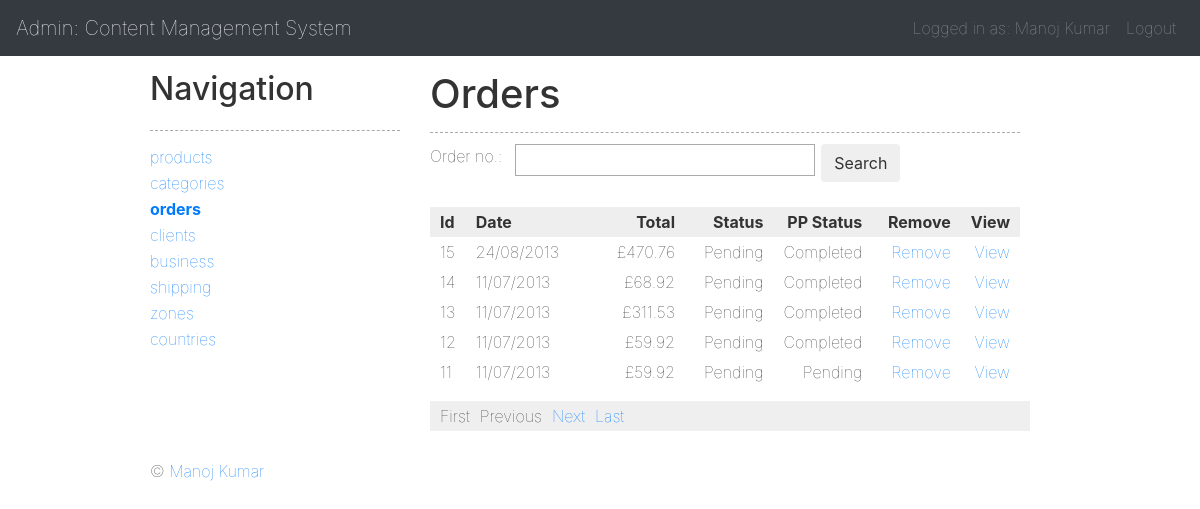
/panel/orders (signed in), run on the app's committed database.
### tables this page shows
CREATE TABLE `orders` (
  `id` int(11) NOT NULL,
  `token` varchar(255) NOT NULL,
  `client` int(11) NOT NULL,
  `first_name` varchar(150) NOT NULL,
  `last_name` varchar(150) NOT NULL,
  `address_1` varchar(255) NOT NULL,
  `address_2` varchar(255) DEFAULT NULL,
  `town` varchar(255) NOT NULL,
  `county` varchar(255) NOT NULL,
  `post_code` varchar(10) NOT NULL,
  `country` int(11) NOT NULL,
  `ship_address_1` varchar(255) DEFAULT NULL,
  `ship_address_2` varchar(255) DEFAULT NULL,
  `ship_town` varchar(255) DEFAULT NULL,
  `ship_county` varchar(255) DEFAULT NULL,
  `ship_post_code` varchar(10) DEFAULT NULL,
  `ship_country` int(11) DEFAULT NULL,
  `shipping_cost` decimal(8,2) NOT NULL DEFAULT '0.00',
  `shipping_type` varchar(100) DEFAULT NULL,
  `vat_number` varchar(20) DEFAULT NULL,
  `vat_rate` decimal(5,2) NOT NULL,
  `vat` decimal(8,2) NOT NULL,
  `subtotal_items` decimal(8,2) NOT NULL DEFAULT '0.00',
  `subtotal` decimal(8,2) NOT NULL,
  `total` decimal(8,2) NOT NULL,
  `date` datetime NOT NULL,
  `status` int(11) NOT NULL DEFAULT '1',
  `pp_status` tinyint(1) NOT NULL DEFAULT '0',
  `txn_id` varchar(100) DEFAULT NULL,
  `payment_status` varchar(100) DEFAULT NULL,
  `ipn` text,
  `response` varchar(100) DEFAULT NULL,
  `notes` text
);

CREATE TABLE `statuses` (
  `id` int(11) NOT NULL,
  `name` varchar(30) NOT NULL
);

### index.php (called while the page is built, shortened)
<?php
$core = new Core();
$core->run();

### app/Url.php (called while the page is built, shortened)
<?php
class Url
{
    public $key_modules = array('panel');
    public $module = 'front';
    public $main = 'index';
    private function _process()
    {
        $uri = $_SERVER['REQUEST_URI'];
        if (!empty($uri)) {
            $uriQ = explode('?', $uri);
            $uri = $uriQ[0];
            $uri = Helper::clearString($uri, PAGE_EXT);
            $firstChar = substr($uri, 0, 1);
            if ($firstChar == '/') {
                $uri = substr($uri, 1);
            }
            $lastChar = substr($uri, -1);
            if (!empty($uri)) {
                $uri = explode('/', $uri);
                $first = array_shift($uri);
                if (in_array($first, $this->key_modules)) {
                    $this->module = $first;
                    $first = empty($uri) ? $this->main : array_shift($uri);
                }
                $this->main = $first;
            }
        }
    }
    public function getCurrent($exclude = null, $extension = false, $add = null)
    {
        $out = array();
        if ($this->module !== 'front') {
            $out[] = $this->module;
        }
        $out[] = $this->main;
        $url = '/' . implode('/', $out);
        $url .= $extension ? PAGE_EXT : null;
        return $url;
    }
}

### app/Helper.php (called while the page is built, shortened)
<?php
class Helper
{
    public static function clearString($string = null, $array = null)
    {
        if (!empty($string) && !self::isEmpty($array)) {
            $array = self::makeArray($array);
            foreach ($array as $key => $value) {
                $string = str_replace($value, '', $string);
            }
            return $string;
        }
    }
    public static function isEmpty($value = null)
    {
        return empty($value) && !is_numeric($value) ? true : false;
    }
    public static function makeArray($array = null)
    {
        return is_array($array) ? $array : array($array);
    }
}

### app/Database/Database.php (called while the page is built, shortened)
<?php
abstract class Database
{
    protected $_schema;
    protected $_hostname;
    protected $_port;
    protected $_database;
    protected $_username;
    protected $_password;
    private $_fetchMode = PDO::FETCH_ASSOC;
    private $_driverOptions = array();
    private $_connectionString = null;
    private $_pdoObject = null;
    public function setDriverOption($key = null, $value = null)
    {
        $this->_driverOptions[$key] = $value;
    }
    private function _setConnection()
    {
        switch ($this->_schema) {
            case 'mysql':
                $this->_connectionString = "mysql:dbname={$this->_database};host={$this->_hostname};port={$this->_port}";
                break;
        }
    }
    private function _connect()
    {
        try {
            $this->_pdoObject = new PDO(
                $this->_connectionString,
                $this->_username,
                $this->_password,
                $this->_driverOptions
            );
        } catch (PDOException $e) {
            echo $this->_exceptionOutput($e, 'There was a problem with the Database connection');
        }
    }
    private function _query($sql = null, $params = null)
    {
        if (!empty($sql)) {
            $statement = $this->_pdoObject->prepare($sql, $this->_driverOptions);
            $paramsConverted = array();
            if (get_magic_quotes_gpc() === true) {
                if (is_array($params)) {
                    foreach ($params as $key => $value) {
                        $paramsConverted[$key] = stripcslashes($value);
                    }
                } else {
                    $paramsConverted[] = stripcslashes($params);
                }
            } else {
                $paramsConverted = is_array($params) ? $params : array($params);
            }
            if (!$statement->execute($paramsConverted) || $statement->errorCode() != '00000') {
                $errorInfo = $statement->errorInfo();
                throw new PDOException("Database error [{$errorInfo[0]}]: {$errorInfo[2]}, driver error code is {$errorInfo[1]}<br />SQL: {$sql}");
            }
            return $statement;
        }
    }
    public function fetchAll($sql = null, $params = null)
    {
        if (!empty($sql)) {
            try {
                $statement = $this->_query($sql, $params);
                return $statement->fetchAll($this->_fetchMode);
            } catch (PDOException $e) {
                echo $this->_exceptionOutput($e, 'Something went wrong trying to fetch records');
            }
        }
        return false;
    }
}

### app/Application.php (called while the page is built, shortened)
<?php
abstract class Application
{
    public function __construct()
    {
        $this->_Db = new MySQL();
    }
}

### app/Order.php (called while the page is built, shortened)
<?php
class Order extends Application
{
    protected $_table = 'orders';
    public function getOrders($srch = null)
    {
        $array = array();
        $sql = "SELECT *
                FROM `{$this->_table}`";
        $sql .= " ORDER BY `date` DESC";
        return $this->_Db->fetchAll($sql, $array);
    }
}

### admin/pages/orders/list.php (the view, shortened to what this page needs)
<?php
$objOrder = new Order();
if (isset($_POST['srch'])) {
    if (!empty($_POST['srch'])) {
        $url = $this->objUrl->getCurrent('srch') . '/srch/'
            . urlencode(stripslashes($_POST['srch']));
    } else {
        $url = $this->objUrl->getCurrent('srch');
    }
    Helper::redirect($url);
} else {
    $srch = stripslashes(urldecode($this->objUrl->get('srch')));
    if (!empty($srch)) {
        $orders = $objOrder->getOrders($srch);
        $empty = 'There are no results matching your searching criteria.';
    } else {
        $orders = $objOrder->getOrders();
        $empty = 'There are currently no records.';
    }
    $objPaging = new Paging($this->objUrl, $orders, 5);
    $rows = $objPaging->getRecords();
    require_once('header.php');
    ?>
    <h1>Orders</h1>
    <form action="<?php echo $this->objUrl->getCurrent('srch'); ?>" method="post">
        <table cellpadding="0" cellspacing="0" border="0" class="tbl_insert">
            <tr>
                <th><label for="srch">Order no.:</label></th>
                <td>
                    <input type="text" name="srch" id="srch"
                           value="<?php echo $srch; ?>" class="fld"/>
                </td>
                <td>
                    <label for="btn_add" class="sbm sbm_blue fl_l">
                        <input type="submit" id="btn_add" class="btn" value="Search"/>
                    </label>
                </td>
            </tr>
        </table>
    </form>
    <?php if (!empty($rows)) { ?>
        <table cellpadding="0" cellspacing="0" border="0" class="tbl_repeat">
            <tr>
                <th class="col_5">Id</th>
                <th>Date</th>
                <th class="col_15 ta_r">Total</th>
                <th class="col_15 ta_r">Status</th>
                <th class="col_15 ta_r">PP Status</th>
                <th class="col_15 ta_r">Remove</th>
                <th class="col_5 ta_r">View</th>
            </tr>
            <?php foreach ($rows as $order) { ?>
                <tr>
                    <td><?php echo $order['id']; ?></td>
                    <td><?php echo Helper::setDate(1, $order['date']); ?></td>
                    <td class="ta_r">&pound;<?php echo number_format($order['total'], 2); ?></td>
                    <td class="ta_r">
                        <?php
                        $status = $objOrder->getStatus($order['status']);
                        echo $status['name'];
                        ?>
                    </td>
                    <td class="ta_r">
                        <?php
                        echo $order['payment_status'] != null ?
                            $order['payment_status'] :
                            "Pending";
                        ?>
                    </td>
                    <td class="ta_r">
                        <?php if ($order['status'] == 1) { ?>
                            <a href="<?php echo $this->objUrl->getCurrent('action') . '/action/remove/id/' . $order['id']; ?>">Remove</a>
                        <?php } else { ?>
                            <span class="inactive">Remove</span>
                        <?php } ?>
                    </td>
                    <td class="ta_r">
                        <a href="<?php echo $this->objUrl->getCurrent('action') . '/action/edit/id/' . $order['id']; ?>">View</a>
                    </td>
                </tr>
            <?php } ?>
        </table>
        <?php echo $objPaging->getPaging(); ?>
        <?php
    } else {
        echo '<p>' . $empty . '</p>';
    }
    ?>
    <?php require_once('footer.php');
} ?>

### css/core.css (style rules this page uses)
* { border: none; outline: none; font-weight: 100; color: #333; margin: 0; padding: 0 }
body { background: #111; text-align: center; font-family: Arial, Verdana, Sans-serif; font-size: 12px; line-height: 21px }
h1, h2, h3, h4, h5, p { padding-bottom: 14px }
h1 { border-bottom: dashed 1px #aaa; margin-bottom: 14px }
h1, h2 { font-size: 18px }
#header, #outer, #footer, .cl, .dev, #basket_left, .tbl_repeat { width: 100%; clear: both }
th, td { text-align: left; vertical-align: top }
.tbl_repeat th, .tbl_repeat td { padding: 3px 10px }
.tbl_repeat th { background: #eee; font-weight: 700 }
.tbl_insert th { padding: 3px 10px 3px 0 }
.ta_r, th.ta_r, .td.ta_r { text-align: right }
.col_15 { width: 15% }
.col_5 { width: 5% }
.fld, .fld_qty, .fld_price, .sel, .tar, .tar_fixed { border: solid 1px #aaa }
.fld { width: 300px }
.paging li { float: left; margin-right: 10px }
#header, #outer, #left, #right, #footer, .cl, .dev, #basket_left, #basket_left dd, #basket_left dt, .catalogue_wrapper, .catalogue_wrapper_left, .catalogue_wrapper_right, .lft, .rgt, .fl_l { float: left }
.catalogue_wrapper img, .tbl_repeat, .tbl_insert { margin-bottom: 14px }
.tbl_insert td, .fld, .fld_price, .sel, .tar, .tar_fixed { padding: 3px }
label { white-space: nowrap !important; }

### data on the page
orders: id "15", date "24/08/2013", total "470.76", status.name "Pending", payment_status "Completed"
orders: id "14", date "11/07/2013", total "68.92", status.name "Pending", payment_status "Completed"
orders: id "13", date "11/07/2013", total "311.53", status.name "Pending", payment_status "Completed"
orders: id "12", date "11/07/2013", total "59.92", status.name "Pending", payment_status "Completed"
orders: id "11", date "11/07/2013", total "59.92", status.name "Pending"
